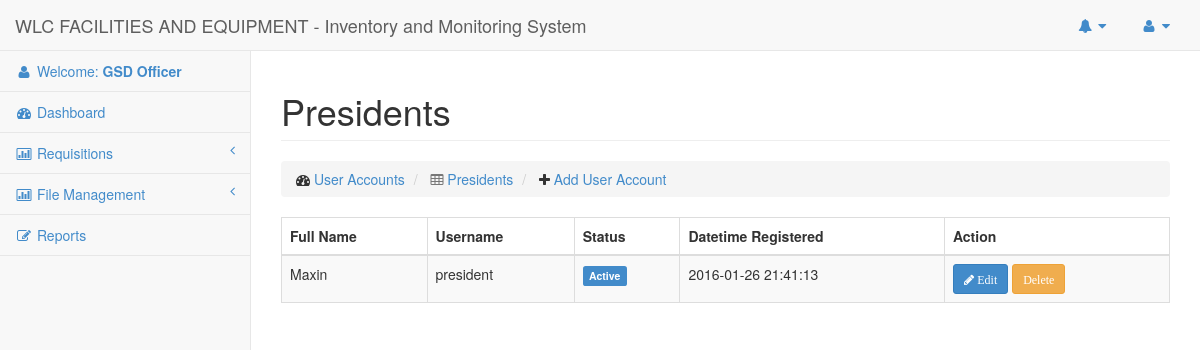
Page /Pages/Users/Presidents/listing.php (signed in) on the committed database.
### tables this page shows
CREATE TABLE `users` (
  `id` int(50) NOT NULL AUTO_INCREMENT,
  `email` varchar(100) NOT NULL,
  `password` varchar(100) NOT NULL,
  `lastname` varchar(100) NOT NULL,
  `firstname` varchar(100) NOT NULL,
  `middlename` varchar(50) NOT NULL,
  `status` enum('Active','Inactive','Deleted') NOT NULL,
  `type` varchar(30) NOT NULL,
  `datetime_added` datetime NOT NULL,
  `datetime_updated` varchar(45) NOT NULL,
  `datetime_deleted` varchar(45) NOT NULL,
  `department_id` int(11) NOT NULL,
  PRIMARY KEY (`id`),
  UNIQUE KEY `user_id` (`id`),
  UNIQUE KEY `user_id_2` (`id`),
  UNIQUE KEY `user_id_3` (`id`)
);

### Config/DbConnection.php (called while the page is built, shortened)
<?php
Class DbConnection{
	private static $_instance;
	public static function connect() {
		if(!self::$_instance) {
			self::$_instance = new self();
		}
		return self::$_instance;
	}
	private function __construct() {
		$this->_connection = new mysqli(Constant::DB_HOST, Constant::DB_USER,
			Constant::DB_PASS, Constant::DB_NAME);
	}
	public function getConnection() {
		return $this->_connection;
	}
}

### Repositories/Base.php (called while the page is built, shortened)
<?php
Class Base {
	public $connection = '';
	public function __construct()
	{
		$this->connection = DbConnection::connect()->getConnection();
	}
	public function getAll($columns = null, $where = null)
	{
		$sql = '';
		if ($columns) {
			$sql = 'SELECT '.implode(',', $columns).' FROM '.$this->table;
			if ($where) {
				$whereClause = [];
				$sql .= ' WHERE ';
				foreach ($where as $column => $value) {
					$whereClause[] = "`$this->table`.`$column`='$value'";
				}
				$sql .= ' '.implode(',', $whereClause);
			}
		} else {
			$sql = 'SELECT * FROM '.$this->table;
		}
		$data = $this->connection->query($sql);
		return $data;
	}
}
?>

### Pages/Users/Presidents/listing.php (the view, shortened to what this page needs)
<?php
$userObj = new User();
?>
  <div class="row">
      <div class="col-lg-12">
          <h1 class="page-header">Presidents</h1>
          <ol class="breadcrumb">
              <li>
                  <i class="fa fa-dashboard"></i>  <a href="#">User Accounts</a>
              </li>
              <li class='active'>
                  <i class="fa fa-table"></i>  <a href="#">Presidents</a>
              </li>
              <li>
                  <i class="fa fa-plus"></i>  <a href="#">Add User Account</a>
              </li>
          </ol>
      </div>
  </div>
  <div class="row">
    <div class="col-md-12">
      <div class="table-responsive">
        <?php
            $result = $userObj->getAll([
                'email',
                'firstname',
                'middlename',
                'lastname',
                'status',
                'datetime_added'
              ], [
                'type' => Constant::USER_PRESIDENT
              ]);
        ?>
        <table class="table table-striped table-hover table-bordered">
          <thead>
              <tr id='th'>
                <th> Full Name </th>
                <th> Username </th>
                <th> Status </th>
                <th> Datetime Registered </th>
                <th> Action </th>
              </tr>
          </thead>
          <tbody>
            <?php if ($result && 0 != $result->num_rows) { ?>
                <?php  while ($user = $result->fetch_assoc()) { ?>
                  <tr>
                    <td><?php echo $user['firstname']; ?></td>
                    <td><?php echo $user['email']; ?></td>
                    <td><?php echo UserUtility::formatStatus($user['status']); ?></td>
                    <td><?php echo $user['datetime_added']; ?></td>
                    <td>
                        <a href="#" class='btn btn-sm btn-primary'>
                          <i class='fa fa-pencil'> Edit</i>
                        </a>
                        <a href="#" class='btn btn-sm btn-warning'>
                          <i class='fa fa-delete'>Delete</i>
                        </a>
                    </td>
                  </tr>
                <?php } ?>
            <?php } ?>
          </tbody>
        </table>
      </div>
    </div>
  </div>

### Utilities/UserUtility.php (shortened to what this page needs)
<?php
class UserUtility
{
	public static function formatStatus($status)
	{
		if ($status == Constant::USER_ACTIVE) {
			return '<label class="label label-primary">Active</label>';
		} else if ($status == Constant::USER_DELETED) {
			return '<label class="label label-danger">Deleted</label>';
		}
	}
}

### css/sb-admin-2.css (style rules this page uses)
body { background-color: #f8f8f8; }

### rows in the picture
users: firstname "Maxin", email "president", status "Active", datetime_added "2016-01-26 21:41:13"

### other values in the picture
$_SESSION['type'] "GSD Officer"
